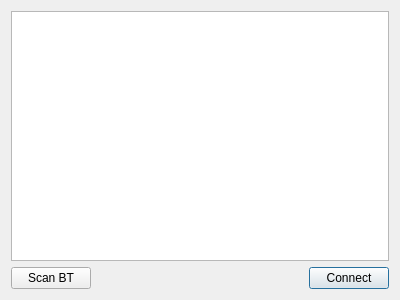
<?xml version="1.0" encoding="UTF-8"?>
<ui version="4.0">
 <class>devicesList</class>
 <widget class="QDialog" name="devicesList">
  <property name="geometry">
   <rect>
    <x>0</x>
    <y>0</y>
    <width>400</width>
    <height>300</height>
   </rect>
  </property>
  <property name="windowTitle">
   <string>Devices</string>
  </property>
  <layout class="QGridLayout" name="gridLayout">
   <item row="1" column="2">
    <widget class="QPushButton" name="connectPB">
     <property name="text">
      <string>Connect</string>
     </property>
    </widget>
   </item>
   <item row="0" column="0" colspan="3">
    <widget class="QListWidget" name="devicesView"/>
   </item>
   <item row="1" column="1">
    <spacer name="horizontalSpacer">
     <property name="orientation">
      <enum>Qt::Horizontal</enum>
     </property>
     <property name="sizeHint" stdset="0">
      <size>
       <width>40</width>
       <height>20</height>
      </size>
     </property>
    </spacer>
   </item>
   <item row="1" column="0">
    <widget class="QPushButton" name="scanBTPB">
     <property name="text">
      <string>Scan BT</string>
     </property>
    </widget>
   </item>
  </layout>
 </widget>
 <resources/>
 <connections>
  <connection>
   <sender>devicesView</sender>
   <signal>itemSelectionChanged()</signal>
   <receiver>devicesList</receiver>
   <slot>_connectToSelected()</slot>
   <hints>
    <hint type="sourcelabel">
     <x>199</x>
     <y>133</y>
    </hint>
    <hint type="destinationlabel">
     <x>199</x>
     <y>149</y>
    </hint>
   </hints>
  </connection>
 </connections>
 <slots>
  <slot>_connectToSelected()</slot>
 </slots>
</ui>
